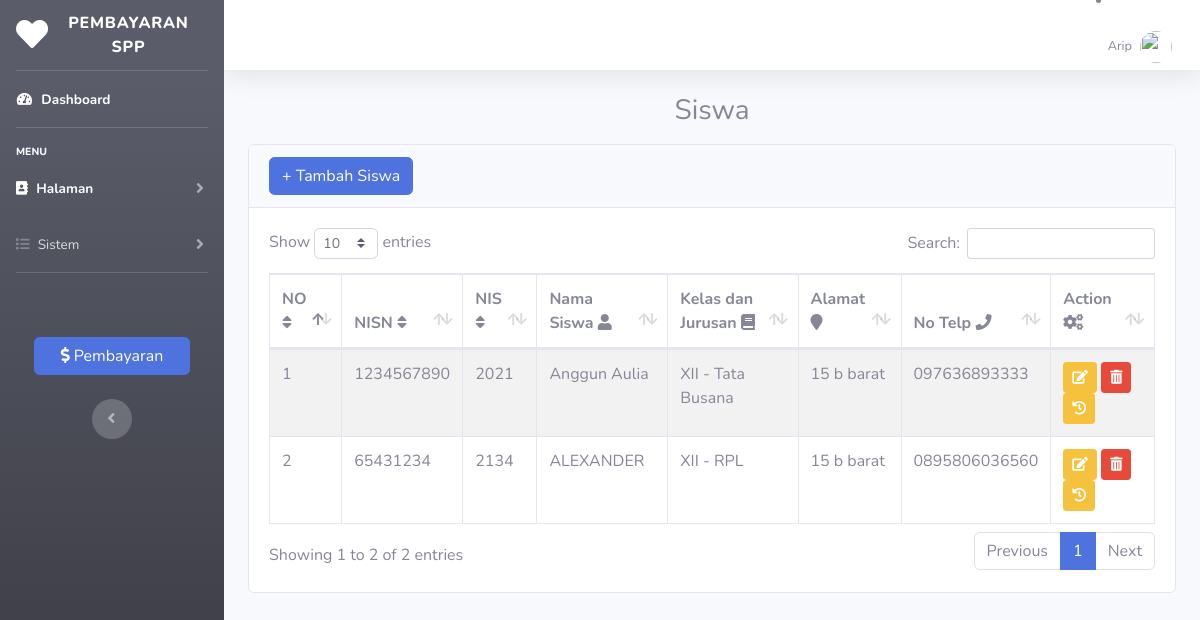
Screenshot of /index.php?page=siswa (signed in) with the database file from the repository.
### tables this page shows
CREATE TABLE `siswa` (
  `nisn` char(10) NOT NULL,
  `nis` char(8) NOT NULL,
  `nama` varchar(35) NOT NULL,
  `Id_kelas` int(11) NOT NULL,
  `alamat` text NOT NULL,
  `no_telp` varchar(13) NOT NULL,
  `password` varchar(32) NOT NULL
);

CREATE TABLE `kelas` (
  `Id_kelas` int(11) NOT NULL,
  `nama_kelas` varchar(10) NOT NULL,
  `jurusan` varchar(50) NOT NULL
);

### siswa.php (the view, shortened to what this page needs)
<h1 class="h3 mb-3" style="text-align: center;">Siswa</h1>
                    <div class="row">
                        <div class="col-12">
                            <div class="card flex-fill">
                                <div class="card-header">
                                    <?php
                                   if(!empty($_SESSION['petugas']['level'] == 'admin')){
                                   ?>
                                     <button type="button" class="btn btn-primary" data-toggle="modal" data-target="#tambahsiswa">
                                     + Tambah Siswa
                                     </button>
                                   <?php
                                   }
                                   ?>
                                </div>
                                <div class="card-body">
                                    <table class="table table-bordered table-striped table-hover" id="dataTable">
                                        <thead>
                                            <tr>
                                                <th>NO <i class="fa fa-sort"></i></th>
                                                <th>NISN <i class="fa fa-sort"></i></th>
                                                <th>NIS <i class="fa fa-sort"></i></th>
                                                <th>Nama Siswa <i class="fa fa-user"></i></th>
                                                <th>Kelas dan Jurusan <i class="fa fa-book"></i></th>
                                                <th>Alamat <i class="fa fa-map-marker"></i></th>
                                                <th>No Telp <i class="fa fa-phone"></i></th>
                                                <th>Action <i class="fa fa-cogs"></i></th>
                                            </tr>
                                        </thead>
                                        <tbody>
                                              <?php
                                        $i = 1;
                                        $query = mysqli_query($koneksi, "SELECT * FROM siswa INNER JOIN kelas ON siswa.Id_kelas=kelas.Id_kelas");
                                        while ($data = mysqli_fetch_array($query)){
                                                ?>
                                            <tr>
                                              <td><?php echo $i++ ?></td>
                                              <td><?php echo $data['nisn'] ?></td>
                                              <td><?php echo $data['nis'] ?></td>
                                              <td><?php echo $data['nama'] ?></td>
                                              <td><?php echo $data['nama_kelas'] ?> - <?php echo $data['jurusan'] ?></td>
                                              <td><?php echo $data['alamat'] ?></td>
                                              <td><?php echo $data['no_telp'] ?></td>
                                                <td>
                                                    <?php
                                                   if(!empty($_SESSION['petugas']['level'] == 'admin')){
                                                   ?>
                                                    <button data-toggle="modal" data-target="#editsiswa<?php echo $data['nisn']; ?>" data-nisn="<?php echo $data['nisn']; ?>" data-nis="<?php echo $data['nis']; ?>" data-nama="<?php echo $data['nama']; ?>" data-nama="<?php echo $data['nama_kelas']; ?>" data-alamat="<?php echo $data['alamat']; ?>" data-no-telp="<?php echo $data['no_telp']; ?>" class="btn btn-warning btn-sm edit-siswa"><i class="fas fa-edit"></i></button>
                                                     <button data-toggle="modal" data-target="#hapus<?php echo $data['nisn']; ?>" class="btn btn-danger btn-sm hapus-siswa"><i class="fas fa-trash-alt"></i></button>
                                                     <?php
                                                   }
                                                   ?>
                                                <a href="?page=history&id=<?php echo $data['nisn'] ?>" class="btn btn-warning btn-sm"><i class="fas fa-history"></i></a>
                                                </td>
                                            </tr>
                                            <?php
                                        }
                                        ?>
                                        </tbody>
                                    </table>
                                </div>
                            </div>
                        </div>
                    </div>

### index.php (shortened to what this page needs)
<!DOCTYPE html>
<html lang="en">
<head>
         <?php
        $page = isset($_GET['page']) ? $_GET['page'] : 'Dashboard';
        ?>
    <link href="vendor/fontawesome-free/css/all.min.css" rel="stylesheet" type="text/css">
    <link href="css/sb-admin-2.min.css" rel="stylesheet">
    <link rel="stylesheet" type="text/css" href="vendor/datatables/dataTables.bootstrap4.min.css">
</head>
<body id="page-top">
    <div id="wrapper">
      <?php
      if(!empty($_SESSION['petugas']['level']) && ($_SESSION['petugas']['level'] == 'admin')){
        ?>
          <ul class="navbar-nav bg-gradient-dark sidebar sidebar-dark accordion" id="accordionSidebar">
            <a class="sidebar-brand d-flex align-items-center justify-content-center" href="index.php">
                <div class="sidebar-brand-icon rotate-n-12">
                    <i class="fa fa-heart"></i>
                </div>
                <div class="sidebar-brand-text mx-3">Pembayaran SPP</div>
            </a>
            <hr class="sidebar-divider my-0">
            <li class="nav-item active <?php echo (empty($_GET['page']) ? 'active' : '') ?>">
                <a class="nav-link" href="index.php">
                    <i class="fas fa-fw fa-tachometer-alt"></i>
                    <span>Dashboard</span></a>
            </li>
            <hr class="sidebar-divider">
            <div class="sidebar-heading" style="color: #F8F8FF;">
                Menu
            </div>
            <li class="nav-item  <?php echo ($page == 'petugas' || $page == 'tambah-petugas' || $page == 'edit-petugas' || $page == 'siswa' || $page == 'tambah-siswa' || $page == 'edit-siswa'  || $page == 'kelas' || $page == 'tambah-kelas' || $page == 'edit-kelas' ? 'active' : '') ?> ">
                <a class="nav-link collapsed" href="#" data-toggle="collapse" data-target="#collapseTwo"
                    aria-expanded="true" aria-controls="collapseTwo">
                    <i class="fa fa-address-book"></i>
                    <span>Halaman</span>
                </a>
            </li>
            <li class="nav-item  <?php echo ($page == 'spp' || $page == 'tambah-spp' || $page == 'edit-spp'  || $page == 'laporan' ? 'active' : '') ?> ">
                <a class="nav-link collapsed" href="#" data-toggle="collapse" data-target="#collapseUtilities"
                    aria-expanded="true" aria-controls="collapseUtilities">
                    <i class="fa fa-list"></i>
                    <span>Sistem</span>
                </a>
            </li>
            <hr class="sidebar-divider">
              <button type="button" class="btn btn-primary mb-4 mt-5" style="width: 70%; margin-left: 15%;" data-toggle="modal" data-target="#tambahpembayaran">
                  <i class="fas fa-dollar-sign"></i> Pembayaran
                </button>
            <div class="text-center d-none d-md-inline">
                <button class="rounded-circle border-0" id="sidebarToggle"></button>
            </div>
        </ul>
        <?php
        }
       ?>
        <div id="content-wrapper" class="d-flex flex-column">
            <div id="content">
                <nav class="navbar navbar-expand navbar-light bg-white topbar mb-4 static-top shadow">
                        <li class="nav-item dropdown no-arrow">
                            <a class="nav-link dropdown-toggle" href="#" id="userDropdown" role="button"
                                data-toggle="dropdown" aria-haspopup="true" aria-expanded="false">
                                <span class="mr-2 d-none d-lg-inline text-gray-600 small">
                                    <?php
                                     if (!empty($_SESSION['petugas']['level'])) {
                                         echo $_SESSION['petugas']['nama_petugas'];
                                     }else{
                                        echo $_SESSION['petugas']['nama'];
                                     }
                                    ?>
                                </span>
                                <img class="img-profile rounded-circle"
                                    src="https://i.pinimg.com/736x/85/d5/21/85d521ff199b43574b8af4020ffa6afb.jpg">
                            </a>
                        </li>
                </nav>
                <div class="container-fluid">
                     <?php
                    $page = isset($_GET['page']) ? $_GET['page'] : 'home';
                    include $page . '.php';
                    ?>
</div>
</body>
</html>

### rows the page displays
siswa: nisn "1234567890", nis "2021", nama "Anggun Aulia", Id_kelas.nama_kelas "XII", Id_kelas.jurusan "Tata Busana", alamat "15 b barat", no_telp "097636893333"
siswa: nisn "65431234", nis "2134", nama "ALEXANDER", Id_kelas.nama_kelas "XII", Id_kelas.jurusan "RPL", alamat "15 b barat", no_telp "0895806036560"

### other values shown
$_SESSION['petugas']['nama_petugas'] "Arip"
